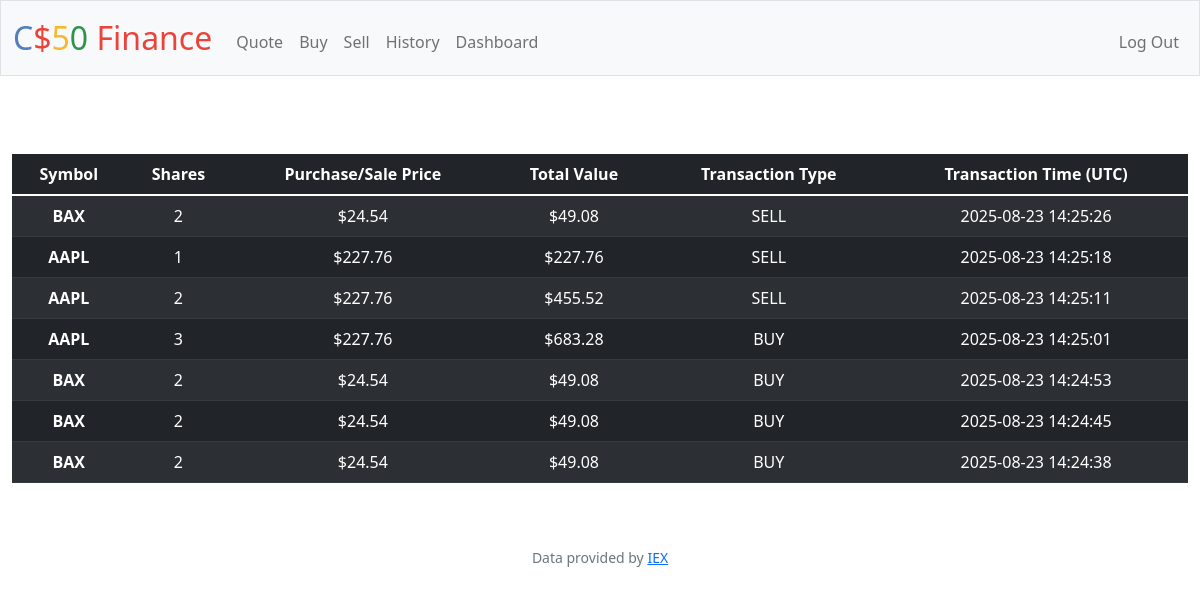
Screenshot of /history (signed in) with the database file from the repository.
### tables this page shows
CREATE TABLE history ( id INTEGER PRIMARY KEY AUTOINCREMENT, user_id INTEGER NOT NULL,         symbol TEXT NOT NULL, shares INTEGER NOT NULL, method TEXT NOT NULL, price NUMERIC NOT NULL,         transacted_at TIMESTAMP DEFAULT CURRENT_TIMESTAMP, FOREIGN KEY (user_id) REFERENCES users (id));

### app.py (the view)
@app.route("/history")
@login_required
def history():
    rows = db.execute("SELECT symbol, shares, price, method, transacted_at FROM history WHERE user_id = ? ORDER BY transacted_at DESC", session["user_id"])
    formatted_rows = []
    for row in rows:
        formatted_shares = row['shares']
        formatted_price = usd(row['price'])
        total_value = usd(abs(row['shares']) * row['price'])
        formatted_rows.append({
            'symbol': row['symbol'],
            'shares': formatted_shares,
            'price': formatted_price,
            'total_value': total_value,
            'method': row['method'],
            'transacted_at': row['transacted_at']
        })
    return render_template("history.html", rows=formatted_rows)

### helpers.py (called while the page is built)
def login_required(f):
    @wraps(f)
    def decorated_function(*args, **kwargs):
        if session.get("user_id") is None:
            return redirect("/login")
        return f(*args, **kwargs)
    return decorated_function

def usd(value):
    return f"${value:,.2f}"

### templates/history.html (shortened to what this page needs)
{% extends "layout.html" %}
{% block main %}
    <table style='margin-top: 30px' class="table table-striped table-dark">
      <thead>
        <tr>
          <th scope="col"> Symbol </th>
          <th scope="col"> Shares </th>
          <th scope="col"> Purchase/Sale Price </th>
          <th scope="col"> Total Value </th>
          <th scope="col"> Transaction Type </th>
          <th scope="col"> Transaction Time (UTC) </th>
        </tr>
      </thead>
      <tbody>
        {% for row in rows %}
        <tr>
          <th scope="row">
              {{ row["symbol"] }}
          </th>
          <td>  {{ row["shares"] }}  </td>
          <td>  {{ row["price"] }}  </td>
          <td>  {{ row["total_value"] }}  </td>
          <td>  {{ row["method"] }}  </td>
          <td>  {{ row["transacted_at"] }}  </td>
        </tr>
        {% endfor %}
      </body>
{% endblock %}

### templates/layout.html (shortened to what this page needs)
<!DOCTYPE html>
<html lang="en">
    <head>
        <link href="https://cdn.jsdelivr.net/npm/bootstrap@5.1.3/dist/css/bootstrap.min.css" rel="stylesheet">
        <link href="/static/styles.css" rel="stylesheet">
    </head>
    <body>
        <nav class="bg-light border navbar navbar-expand-md navbar-light">
            <div class="container-fluid">
                <a class="navbar-brand" href="/"><span class="blue">C</span><span class="red">$</span><span class="yellow">5</span><span class="green">0</span> <span class="red">Finance</span></a>
                <div class="collapse navbar-collapse" id="navbar">
                    {% if session["user_id"] %}
                        <ul class="navbar-nav me-auto mt-2">
                            <li class="nav-item"><a class="nav-link" href="/quote">Quote</a></li>
                            <li class="nav-item"><a class="nav-link" href="/buy">Buy</a></li>
                            <li class="nav-item"><a class="nav-link" href="/sell">Sell</a></li>
                            <li class="nav-item"><a class="nav-link" href="/history">History</a></li>
                             <li class="nav-item"><a class="nav-link" href="/dashboard">Dashboard</a></li>
                        </ul>
                        <ul class="navbar-nav ms-auto mt-2">
                            <li class="nav-item"><a class="nav-link" href="/logout">Log Out</a></li>
                        </ul>
                    {% else %}
                        <ul class="navbar-nav ms-auto mt-2">
                            <li class="nav-item"><a class="nav-link" href="/register">Register</a></li>
                            <li class="nav-item"><a class="nav-link" href="/login">Log In</a></li>
                        </ul>
                    {% endif %}
                </div>
            </div>
        </nav>
        <main class="container-fluid py-5 text-center">
            {% block main %}{% endblock %}
        <footer class="mb-5 small text-center text-muted">
            Data provided by <a href="https://iexcloud.io/">IEX</a>
        </footer>
    </body>
</html>

### static/styles.css (style rules this page uses)
nav .navbar-brand { font-size: xx-large; }
nav .navbar-brand .blue { color: #537fbe; }
nav .navbar-brand .red { color: #ea433b; }
nav .navbar-brand .yellow { color: #f5b82e; }
nav .navbar-brand .green { color: #2e944b; }

### rows the page displays
history: symbol "BAX", shares "2", price "$24.54", total_value "$49.08", method "SELL", transacted_at "2025-08-23 14:25:26"
history: symbol "AAPL", shares "1", price "$227.76", total_value "$227.76", method "SELL", transacted_at "2025-08-23 14:25:18"
history: symbol "AAPL", shares "2", price "$227.76", total_value "$455.52", method "SELL", transacted_at "2025-08-23 14:25:11"
history: symbol "AAPL", shares "3", price "$227.76", total_value "$683.28", method "BUY", transacted_at "2025-08-23 14:25:01"
history: symbol "BAX", shares "2", price "$24.54", total_value "$49.08", method "BUY", transacted_at "2025-08-23 14:24:53"
history: symbol "BAX", shares "2", price "$24.54", total_value "$49.08", method "BUY", transacted_at "2025-08-23 14:24:45"
history: symbol "BAX", shares "2", price "$24.54", total_value "$49.08", method "BUY", transacted_at "2025-08-23 14:24:38"
